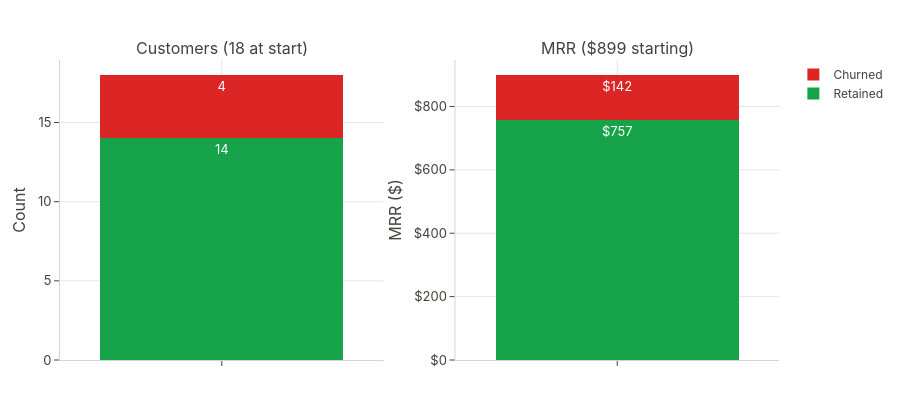

The notebook cell this image was saved under:
### Markdown cell above
## 3. Churn visualization

### Code cell
reports.churn.plot_stripe_detail(stripe_churn)

### Figure 1 — Plotly figure (JSON) as saved in the notebook; plotly's stock layout.template omitted (floating-point values rounded to 4 significant figures)
{"data": [{"marker": {"color": "#16A34A"}, "name": "Retained", "showlegend": true, "text": ["14"], "textposition": "inside", "type": "bar", "x": [""], "xaxis": "x", "y": [14], "yaxis": "y"}, {"marker": {"color": "#DC2626"}, "name": "Churned", "showlegend": true, "text": ["4"], "textposition": "inside", "type": "bar", "x": [""], "xaxis": "x", "y": [4], "yaxis": "y"}, {"marker": {"color": "#16A34A"}, "name": "Retained", "showlegend": false, "text": ["$757"], "textposition": "inside", "type": "bar", "x": [""], "xaxis": "x2", "y": [757.3], "yaxis": "y2"}, {"marker": {"color": "#DC2626"}, "name": "Churned", "showlegend": false, "text": ["$142"], "textposition": "inside", "type": "bar", "x": [""], "xaxis": "x2", "y": [142], "yaxis": "y2"}], "layout": {"annotations": [{"font": {"size": 16}, "showarrow": false, "text": "Customers (18 at start)", "x": 0.225, "xanchor": "center", "xref": "paper", "y": 1, "yanchor": "bottom", "yref": "paper"}, {"font": {"size": 16}, "showarrow": false, "text": "MRR ($899 starting)", "x": 0.775, "xanchor": "center", "xref": "paper", "y": 1, "yanchor": "bottom", "yref": "paper"}], "barmode": "stack", "height": 400, "xaxis": {"anchor": "y", "domain": [0, 0.45]}, "xaxis2": {"anchor": "y2", "domain": [0.55, 1]}, "yaxis": {"anchor": "x", "domain": [0, 1], "title": {"text": "Count"}}, "yaxis2": {"anchor": "x2", "domain": [0, 1], "tickformat": ",", "tickprefix": "$", "title": {"text": "MRR ($)"}}}}
